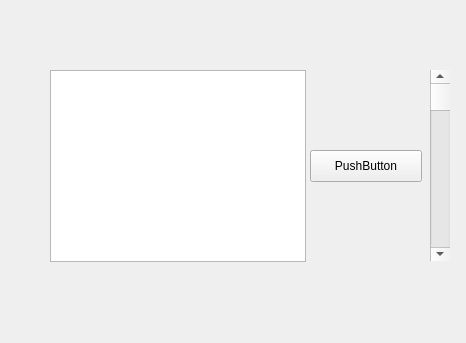
<?xml version="1.0" encoding="UTF-8"?>
<ui version="4.0">
 <class>Widget</class>
 <widget class="QWidget" name="Widget">
  <property name="geometry">
   <rect>
    <x>0</x>
    <y>0</y>
    <width>466</width>
    <height>343</height>
   </rect>
  </property>
  <property name="windowTitle">
   <string>Form</string>
  </property>
  <property name="styleSheet">
   <string notr="true"/>
  </property>
  <widget class="QListView" name="listView">
   <property name="geometry">
    <rect>
     <x>50</x>
     <y>70</y>
     <width>256</width>
     <height>192</height>
    </rect>
   </property>
  </widget>
  <widget class="QScrollBar" name="verticalScrollBar">
   <property name="geometry">
    <rect>
     <x>430</x>
     <y>70</y>
     <width>20</width>
     <height>191</height>
    </rect>
   </property>
   <property name="orientation">
    <enum>Qt::Vertical</enum>
   </property>
  </widget>
  <widget class="QPushButton" name="pushButton">
   <property name="geometry">
    <rect>
     <x>310</x>
     <y>150</y>
     <width>112</width>
     <height>32</height>
    </rect>
   </property>
   <property name="text">
    <string>PushButton</string>
   </property>
  </widget>
 </widget>
 <resources/>
 <connections/>
</ui>
